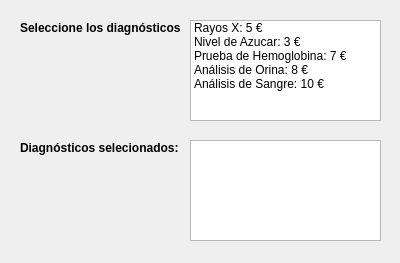
<?xml version="1.0" encoding="UTF-8"?>
<ui version="4.0">
 <author>Alfonso López Jiménez</author>
 <class>frmDiagnostico</class>
 <widget class="QDialog" name="frmDiagnostico">
  <property name="geometry">
   <rect>
    <x>0</x>
    <y>0</y>
    <width>400</width>
    <height>263</height>
   </rect>
  </property>
  <property name="windowTitle">
   <string>Diagnósticos</string>
  </property>
  <widget class="QLabel" name="lblDiagnosticos">
   <property name="geometry">
    <rect>
     <x>20</x>
     <y>20</y>
     <width>161</width>
     <height>16</height>
    </rect>
   </property>
   <property name="font">
    <font>
     <weight>75</weight>
     <bold>true</bold>
    </font>
   </property>
   <property name="text">
    <string>Seleccione los diagnósticos:</string>
   </property>
  </widget>
  <widget class="QLabel" name="lblDiagnosSelec">
   <property name="geometry">
    <rect>
     <x>20</x>
     <y>140</y>
     <width>161</width>
     <height>16</height>
    </rect>
   </property>
   <property name="font">
    <font>
     <weight>75</weight>
     <bold>true</bold>
    </font>
   </property>
   <property name="text">
    <string>Diagnósticos selecionados:</string>
   </property>
  </widget>
  <widget class="QListWidget" name="listDiagnosticos">
   <property name="geometry">
    <rect>
     <x>190</x>
     <y>20</y>
     <width>191</width>
     <height>101</height>
    </rect>
   </property>
   <property name="selectionMode">
    <enum>QAbstractItemView::MultiSelection</enum>
   </property>
   <item>
    <property name="text">
     <string>Rayos X: 5 €</string>
    </property>
   </item>
   <item>
    <property name="text">
     <string>Nivel de Azucar: 3 €</string>
    </property>
   </item>
   <item>
    <property name="text">
     <string>Prueba de Hemoglobina: 7 €</string>
    </property>
   </item>
   <item>
    <property name="text">
     <string>Análisis de Orina: 8 €</string>
    </property>
   </item>
   <item>
    <property name="text">
     <string>Análisis de Sangre: 10 €</string>
    </property>
   </item>
  </widget>
  <widget class="QListWidget" name="listDiagnosSelec">
   <property name="geometry">
    <rect>
     <x>190</x>
     <y>140</y>
     <width>191</width>
     <height>101</height>
    </rect>
   </property>
  </widget>
 </widget>
 <resources/>
 <connections/>
</ui>
